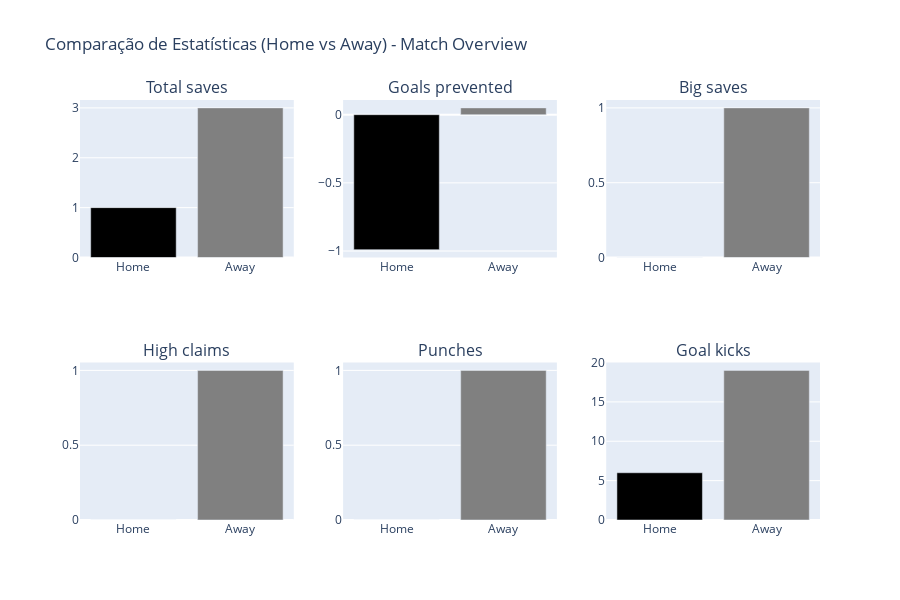

Notebook source saved alongside this figure:
### Code cell
import plotly.graph_objects as go
from plotly.subplots import make_subplots

# Criando a função para gerar múltiplos gráficos em uma única figura interativa
def create_comparative_bar_charts_single_image_plotly(df_tempo_completo_estatisticas_gerais):
    # Filtrar apenas as linhas onde Group é 'Match overview'
    filtered_df = df_tempo_completo_estatisticas_gerais[df_tempo_completo_estatisticas_gerais['Group'] == 'Goalkeeping']

    num_charts = len(filtered_df)
    cols = 3  # Número de colunas na grade
    rows = (num_charts + cols - 1) // cols  # Calcula o número de linhas necessário

    # Criar subplots
    fig = make_subplots(rows=rows, cols=cols, subplot_titles=filtered_df['Statistics'].tolist())

    # Adicionar cada gráfico à grade de subplots
    for i, (index, row) in enumerate(filtered_df.iterrows()):
        col = (i % cols) + 1
        row_idx = (i // cols) + 1

        fig.add_trace(
            go.Bar(
                x=['Home', 'Away'],
                y=[row['Home'], row['Away']],
                marker_color=['black', 'gray'],
                name=row['Statistics']
            ),
            row=row_idx,
            col=col
        )

    # Atualizar layout
    fig.update_layout(
        height=rows * 300,  # Altura total ajustada ao número de linhas
        width=900,  # Largura fixa
        title_text="Comparação de Estatísticas (Home vs Away) - Match Overview",
        showlegend=False
    )

    # Exibir a figura
    fig.show()

# Gerar os gráficos
create_comparative_bar_charts_single_image_plotly(result)

### Figure 1 — Plotly figure (JSON) as saved in the notebook; plotly's stock layout.template omitted (floating-point values rounded to 4 significant figures)
{"data": [{"marker": {"color": ["black", "gray"]}, "name": "Total saves", "type": "bar", "x": ["Home", "Away"], "xaxis": "x", "y": [1, 3], "yaxis": "y"}, {"marker": {"color": ["black", "gray"]}, "name": "Goals prevented", "type": "bar", "x": ["Home", "Away"], "xaxis": "x2", "y": [-0.99, 0.05], "yaxis": "y2"}, {"marker": {"color": ["black", "gray"]}, "name": "Big saves", "type": "bar", "x": ["Home", "Away"], "xaxis": "x3", "y": [0, 1], "yaxis": "y3"}, {"marker": {"color": ["black", "gray"]}, "name": "High claims", "type": "bar", "x": ["Home", "Away"], "xaxis": "x4", "y": [0, 1], "yaxis": "y4"}, {"marker": {"color": ["black", "gray"]}, "name": "Punches", "type": "bar", "x": ["Home", "Away"], "xaxis": "x5", "y": [0, 1], "yaxis": "y5"}, {"marker": {"color": ["black", "gray"]}, "name": "Goal kicks", "type": "bar", "x": ["Home", "Away"], "xaxis": "x6", "y": [6, 19], "yaxis": "y6"}], "layout": {"annotations": [{"font": {"size": 16}, "showarrow": false, "text": "Total saves", "x": 0.1444, "xanchor": "center", "xref": "paper", "y": 1, "yanchor": "bottom", "yref": "paper"}, {"font": {"size": 16}, "showarrow": false, "text": "Goals prevented", "x": 0.5, "xanchor": "center", "xref": "paper", "y": 1, "yanchor": "bottom", "yref": "paper"}, {"font": {"size": 16}, "showarrow": false, "text": "Big saves", "x": 0.8556, "xanchor": "center", "xref": "paper", "y": 1, "yanchor": "bottom", "yref": "paper"}, {"font": {"size": 16}, "showarrow": false, "text": "High claims", "x": 0.1444, "xanchor": "center", "xref": "paper", "y": 0.375, "yanchor": "bottom", "yref": "paper"}, {"font": {"size": 16}, "showarrow": false, "text": "Punches", "x": 0.5, "xanchor": "center", "xref": "paper", "y": 0.375, "yanchor": "bottom", "yref": "paper"}, {"font": {"size": 16}, "showarrow": false, "text": "Goal kicks", "x": 0.8556, "xanchor": "center", "xref": "paper", "y": 0.375, "yanchor": "bottom", "yref": "paper"}], "height": 600, "showlegend": false, "title": {"text": "Comparação de Estatísticas (Home vs Away) - Match Overview"}, "width": 900, "xaxis": {"anchor": "y", "domain": [0, 0.2889]}, "xaxis2": {"anchor": "y2", "domain": [0.3556, 0.6444]}, "xaxis3": {"anchor": "y3", "domain": [0.7111, 1]}, "xaxis4": {"anchor": "y4", "domain": [0, 0.2889]}, "xaxis5": {"anchor": "y5", "domain": [0.3556, 0.6444]}, "xaxis6": {"anchor": "y6", "domain": [0.7111, 1]}, "yaxis": {"anchor": "x", "domain": [0.625, 1]}, "yaxis2": {"anchor": "x2", "domain": [0.625, 1]}, "yaxis3": {"anchor": "x3", "domain": [0.625, 1]}, "yaxis4": {"anchor": "x4", "domain": [0, 0.375]}, "yaxis5": {"anchor": "x5", "domain": [0, 0.375]}, "yaxis6": {"anchor": "x6", "domain": [0, 0.375]}}}
